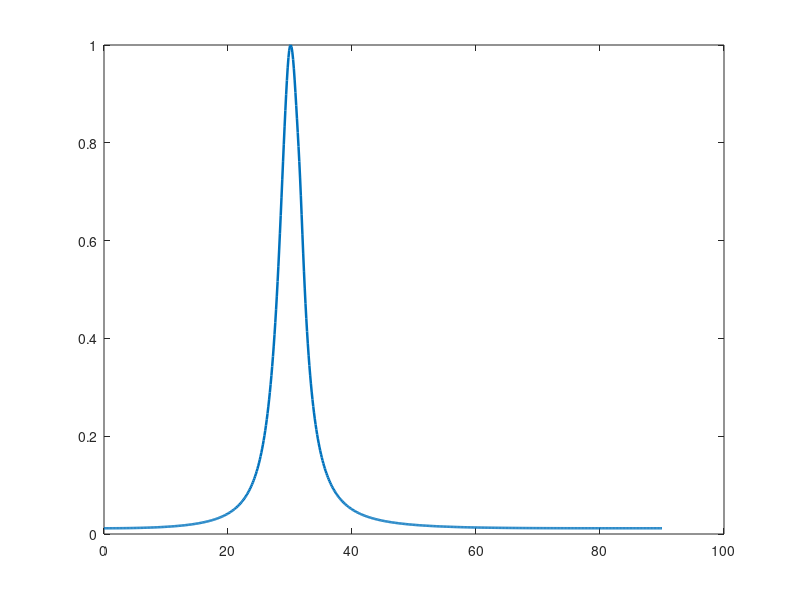

Source code (MATLAB): (Note: this script raises an error after producing the figure.)
%% SIMULATION WITH MONTE CARLO TRIALS (ULA Elevation 0°–90°)
clear; clc; close all;

c  = 3e8; 
f  = 2.409e9; 
lambda = c/f; 
k  = 2*pi/lambda;

N  = 4;                  % number of elements
d  = lambda/2;           % element spacing (ULA, half-wavelength)

theta0_deg = 30;         % true elevation angle (deg), range 0:90
theta0 = deg2rad(theta0_deg);

M = 15;                  % snapshots per trial
SNRdB = 5;               % per-sensor SNR
MCtrials = 150;          % Monte Carlo runs

% Grid for pseudospectrum: 0–90 deg
thetas = linspace(0, pi/2, 721);   
PM_accum = zeros(size(thetas));

% Store estimated DoA of each trial
DoA_estimates = zeros(1,MCtrials);

%% Steering vector for ULA
steer = @(theta) exp(-1j * k * d * (0:N-1).' * sin(theta));

%% Monte Carlo trials
for mc = 1:MCtrials
    
    % Source symbols
    s = (randn(1,M) + 1j*randn(1,M)) / sqrt(2);  % unit power
    A = steer(theta0);                           % steering vector (4x1)
    
    % Received signal with noise
    X = A*s + db2mag(-SNRdB)*(randn(N,M)+1j*randn(N,M))/sqrt(2);
    
    % Sample covariance matrix
    R = (X*X')/M;
    
    % MUSIC (assume 1 source)
    [U,D] = eig((R+R')/2);              
    [~,idx] = sort(diag(D), 'descend');
    Un = U(:, idx(2:end));              % noise subspace
    
    % MUSIC pseudospectrum
    PM = zeros(size(thetas));
    for i=1:numel(thetas)
        atheta = steer(thetas(i));
        PM(i) = 1 / (norm(Un' * atheta)^2 + 1e-12);
    end
    
    % Estimate DoA from this trial
    [~,iMU] = max(PM); 
    theta_mu = thetas(iMU);
    theta_mu_deg = rad2deg(theta_mu);
    
    DoA_estimates(mc) = theta_mu_deg;
    
    % Accumulate spectrum for averaging
    PM_accum = PM_accum + PM;
end

%% Average pseudospectrum
PM_avg = PM_accum / MCtrials;
PM_avg = PM_avg / max(PM_avg);

%% Print summary
fprintf('True elevation   = %6.2f deg\n', theta0_deg);
fprintf('Mean DoA (MUSIC) = %6.2f deg\n', mean(DoA_estimates));
fprintf('Std Dev          = %6.2f deg\n', std(DoA_estimates));

%% Plot averaged MUSIC spectrum
figure;
plot(rad2deg(thetas), PM_avg, 'LineWidth', 1.8);
xline(theta0_deg, '--k', 'LineWidth',1.5);
xlabel('Elevation angle (deg)'); ylabel('Averaged MUSIC spectrum');
legend('MUSIC spectrum (avg)','True elevation','Location','best');
grid on;
title(sprintf('MUSIC DoA Monte Carlo Avg (%d trials, 4-ele ULA @ 2.4 GHz)', MCtrials));

%% Plot histogram of DoA estimates
figure;
histogram(DoA_estimates, 0:2:90, 'Normalization','pdf');
xline(theta0_deg,'--k','LineWidth',1.5);
xlabel('Estimated DoA (deg)'); ylabel('PDF');
grid on;
title(sprintf('Histogram of DoA Estimates (%d trials, SNR=%d dB)', MCtrials,SNRdB));

%% Plot scatter of estimates vs trial index
figure;
stem(1:MCtrials, DoA_estimates, 'filled');
yline(theta0_deg,'--k','LineWidth',1.5);
xlabel('Trial'); ylabel('Estimated DoA (deg)');
grid on;
title('DoA Estimate per Trial');

%% Utility
function y = db2mag(x), y = 10.^(x/20); end
